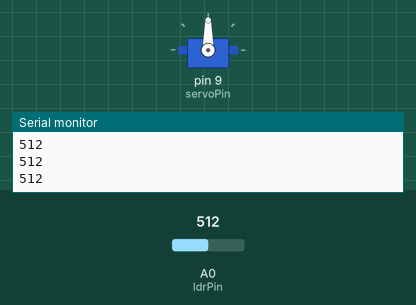
Simulated run of this sketch. Board: Arduino Uno, built with avr-gcc and run on an emulated ATmega328P. Shown: servo, the last lines printed to the serial monitor. The inputs (shaded band) are chosen by the test bench; at power-on: A0 (ldrPin) = 512.

Above: at 2.2 s.
2.3 s: A0 (ldrPin) set to 482
At 5.2 s:
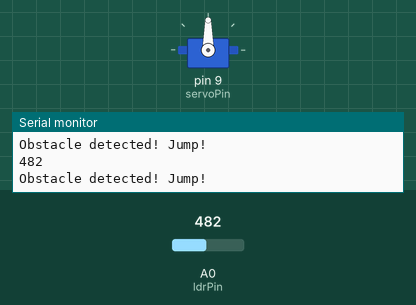
5.3 s: A0 (ldrPin) set to 510
At 6.3 s:
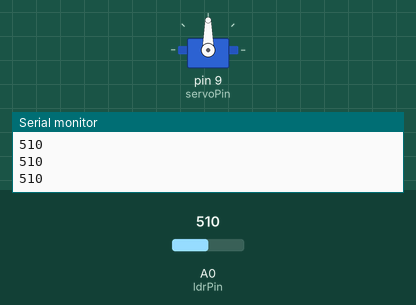
6.8 s: A0 (ldrPin) set to 490
At 9.7 s:
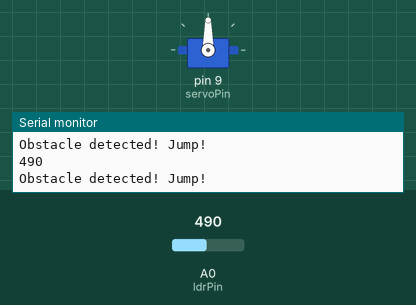
9.8 s: A0 (ldrPin) set to 511
At 10.4 s:
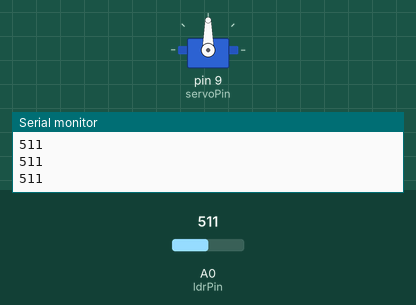
Timing chart, 0 to 12.3 s (numbered marks = the images above; inputs shaded):
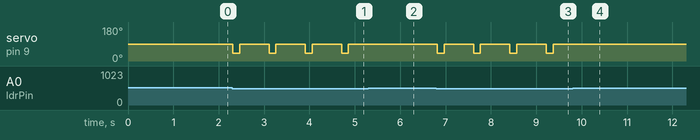

Measured:
- the behaviour switches between 500 and 499 on A0 (ldrPin) (found by bisection; images 0 and 1)
- after the input at 2.3 s, servo on pin 9 (servoPin): alternates 90° for 0.65 s and 40° for 0.15 s, starting at once
- after the input at 5.3 s, servo on pin 9 (servoPin): stops changing and stays 90°
- after the input at 6.8 s, servo on pin 9 (servoPin): alternates 90° for 0.65 s and 40° for 0.15 s, starting at once
- after the input at 9.8 s, servo on pin 9 (servoPin): stops changing and stays 90°

The sketch:

AutoDinoGame.ino
```cpp
#include <Servo.h>

Servo jumpServo;

int ldrPin = A0;
int servoPin = 9;
int threshold = 500;   // adjust based on light readings
int ldrValue = 0;

void setup() {
  Serial.begin(9600);
  jumpServo.attach(servoPin);
  jumpServo.write(90);
  delay(1000);
}

void loop() {
  ldrValue = analogRead(ldrPin);
  Serial.println(ldrValue);

  if (ldrValue < threshold) {
    Serial.println("Obstacle detected! Jump!");
    jumpServo.write(40);
    delay(150);
    jumpServo.write(90);
    delay(600);
  }

  delay(50);
}
```
